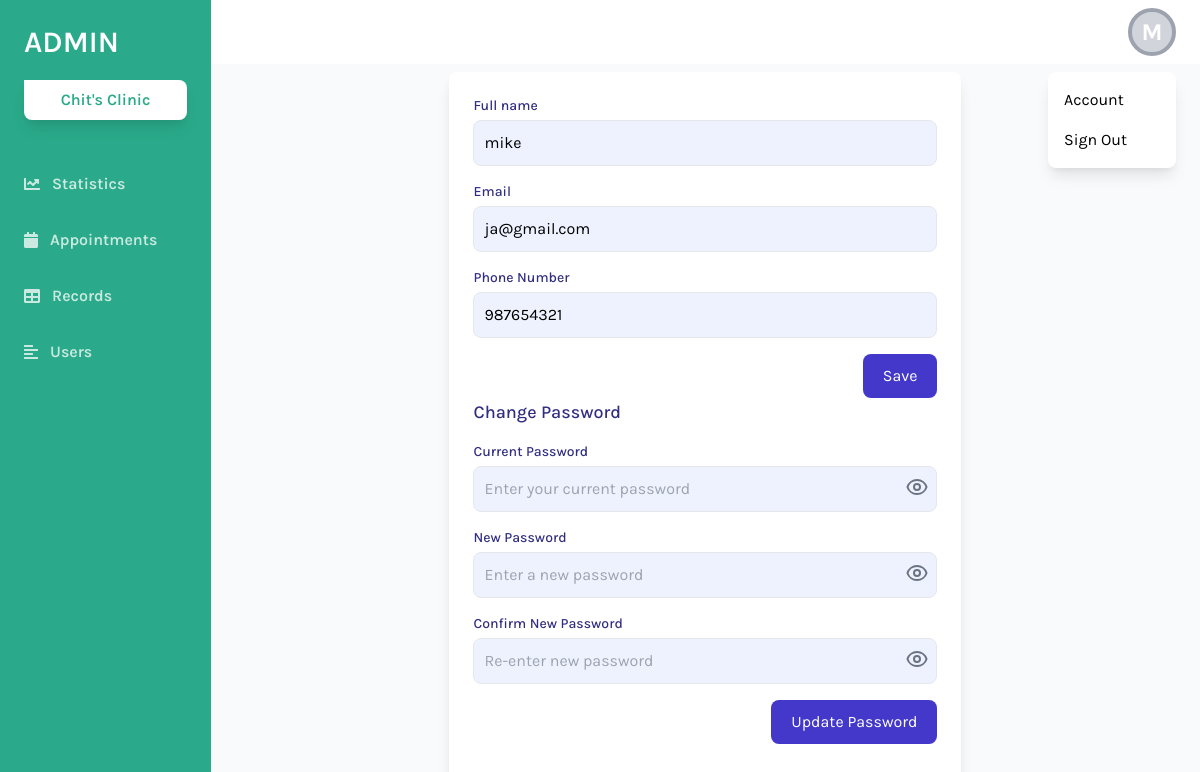
The app's page /admin/userSetting.php (signed in), older data.
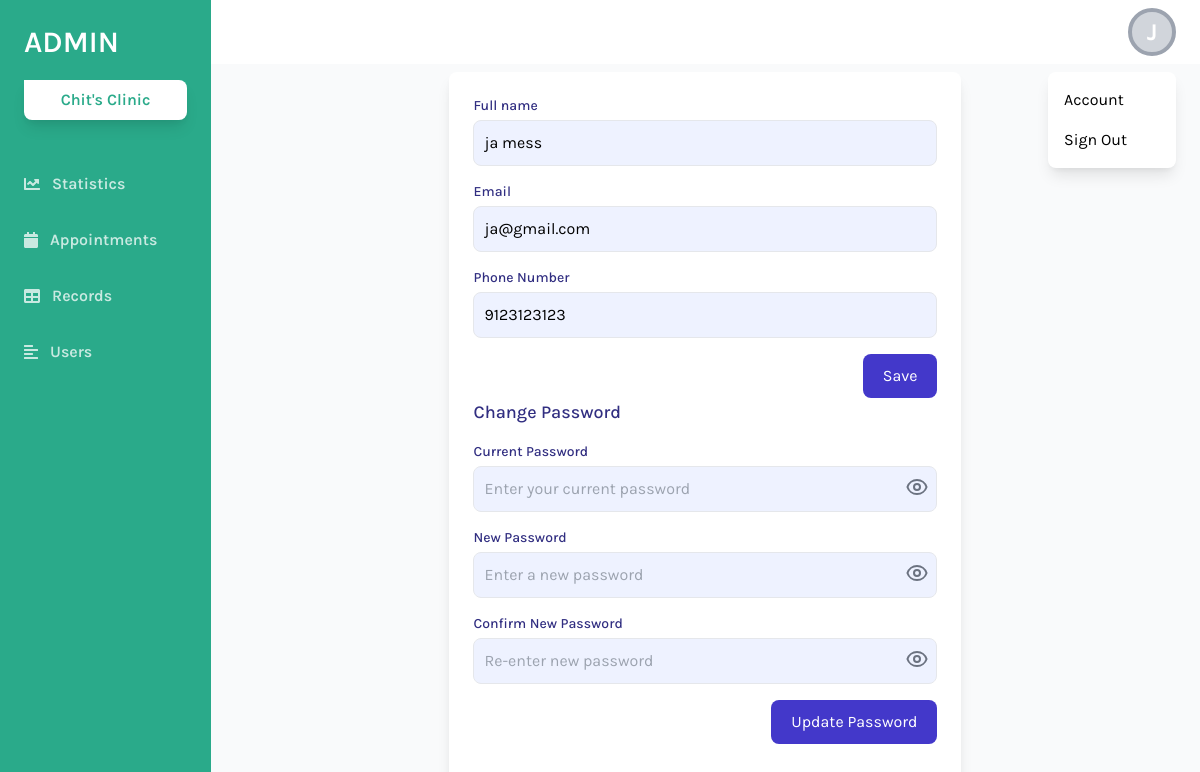
The same page, newer data.
### tables this page shows
CREATE TABLE `user` (
  `Id` int(11) NOT NULL,
  `Email` varchar(65) NOT NULL,
  `Password` varchar(100) NOT NULL,
  `FName` varchar(24) NOT NULL,
  `Address` varchar(30) NOT NULL,
  `Phone` bigint(20) NOT NULL,
  `UserType` varchar(11) NOT NULL,
  `reset_token_hash` varchar(64) DEFAULT NULL,
  `reset_token_expires_at` datetime DEFAULT NULL,
  `ConfirmationCode` int(24) DEFAULT NULL,
  `Status` varchar(60) NOT NULL
);

### admin/userSetting.php (the view, shortened to what this page needs)
<?php
include 'db.php';
$user_id = $_SESSION['user_id'];
$sql = "SELECT FName, Email, Address, Phone, Password FROM user WHERE id = ?";
$stmt = $conn->prepare($sql);
$stmt->bind_param("i", $user_id);
$stmt->execute();
$result = $stmt->get_result();
$user = $result->fetch_assoc();
?>
<!DOCTYPE html>
<html lang="en">
<head>
    <link href="https://cdnjs.cloudflare.com/ajax/libs/tailwindcss/2.2.19/tailwind.min.css" rel="stylesheet">
</head>
<body class="bg-gray-100 font-family-karla flex">
        <aside class="relative bg-sidebar h-screen w-64 hidden sm:block shadow-xl">
            <div class="p-6">
                <a href="index.php" class="text-white text-3xl font-semibold uppercase hover:text-gray-300">Admin</a>
                <button class="w-full bg-white cta-btn font-semibold py-2 mt-5 rounded-br-lg rounded-bl-lg rounded-tr-lg shadow-lg hover:shadow-xl hover:bg-gray-300 flex items-center justify-center">
                    <i ></i> Chit's Clinic
                </button>
            </div>
            <nav class="text-white text-base font-semibold pt-3">
            <a href="index.php" class="flex items-center text-white opacity-75 hover:opacity-100 py-4 pl-6 nav-item">
                    <i class="fas fa-chart-line  mr-3"></i> Statistics
                </a>
                <a href="blank.php" class="flex items-center text-white opacity-75 hover:opacity-100 py-4 pl-6 nav-item">
                <i class="fas fa-calendar mr-3"></i> Appointments
                </a>
                <a href="tables.php" class="flex items-center text-white opacity-75 hover:opacity-100 py-4 pl-6 nav-item">
                    <i class="fas fa-table mr-3"></i> Records
                </a>
                <a href="forms.php" class="flex items-center text-white opacity-75 hover:opacity-100 py-4 pl-6 nav-item">
                    <i class="fas fa-align-left mr-3"></i> Users
                </a>
            </nav>
        </aside>
        <div class="relative w-full flex flex-col h-screen overflow-y-hidden">
            <header class="w-full items-center bg-white py-2 px-6 hidden sm:flex">
                <div x-data="{ isOpen: false }" class="relative w-1/2 flex justify-end">
                <button @click="isOpen = !isOpen" class="relative z-10 w-12 h-12 rounded-full overflow-hidden border-4 border-gray-400 hover:border-gray-300 focus:border-gray-300 focus:outline-none bg-gray-300 flex items-center justify-center text-white font-bold text-xl">
    <?php
    $full_name = htmlspecialchars($user['FName']);
    $initials = "?";
    if (!empty($full_name)) {
        $first_name = strtok($full_name, ' ');
        $initials = strtoupper(substr($first_name, 0, 1));
    }
    ?>
    <span class="text-center" style="font-size: 1.5rem;"><?= $initials; ?></span>
</button>
                    <button x-show="isOpen" @click="isOpen = false" class="h-full w-full fixed inset-0 cursor-default"></button>
                    <div x-show="isOpen" class="absolute w-32 bg-white rounded-lg shadow-lg py-2 mt-16">
                        <a href="userSetting.php" class="block px-4 py-2 account-link hover:text-white">Account</a>
                        <a href="logout.php" class="block px-4 py-2 account-link hover:text-white">Sign Out</a>
                    </div>
                </div>
            </header>
            <div class="w-full h-screen flex items-center justify-center bg-gray-50">
        <div class="w-full max-w-lg p-6 bg-white shadow-lg rounded-lg">
            <form action="function/update.php" method="POST">
            <div class="mb-4">
    <label for="FName" class="block text-sm font-medium text-indigo-900">Full name</label>
    <input type="text" id="FName" name="FName"
        class="w-full p-2.5 mt-1 border rounded-lg bg-indigo-50 focus:outline-none focus:ring-2 focus:ring-indigo-400"
        value="<?php echo htmlspecialchars($user['FName']); ?>" required>
</div>
<div class="mb-4">
    <label for="Email" class="block text-sm font-medium text-indigo-900">Email</label>
    <input type="email" id="Email" name="Email"
        class="w-full p-2.5 mt-1 border rounded-lg bg-indigo-50 focus:outline-none focus:ring-2 focus:ring-indigo-400"
        value="<?php echo htmlspecialchars($user['Email']); ?>" required>
</div>
<div class="mb-4">
    <label for="Phone" class="block text-sm font-medium text-indigo-900">Phone Number</label>
    <input id="Phone" name="Phone" placeholder="09xxxxxxxxx" type="tel" required maxlength="11"
        class="w-full p-2.5 mt-1 border rounded-lg bg-indigo-50 focus:outline-none focus:ring-2 focus:ring-indigo-400"
        oninput="this.value = this.value.replace(/[^0-9]/g, '')"
        value="<?php echo htmlspecialchars($user['Phone']); ?>" required>
</div>
                <div class="flex justify-end">
                    <button type="submit"
                        class="px-5 py-2.5 text-white bg-indigo-700 hover:bg-indigo-800 rounded-lg focus:ring-4 focus:outline-none focus:ring-indigo-300">
                        Save
                    </button>
                </div>
                </form>
                <form action="function/change_password.php"id="passwordForm" method="POST">
                <div class="mb-6">
                    <h2 class="text-lg font-medium text-indigo-900 mb-4">Change Password</h2>
<div class="mb-4 relative">
    <label for="current_password" class="block text-sm font-medium text-indigo-900">Current Password</label>
    <div class="relative">
        <input
            type="password"
            id="current_password"
            name="current_password"
            class="w-full p-2.5 mt-1 border rounded-lg bg-indigo-50 focus:ring-2 focus:ring-indigo-400 pr-12"
            placeholder="Enter your current password" required
        />
        <button
            type="button"
            id="toggle-current"
            class="absolute inset-y-0 right-0 flex items-center justify-center w-10 h-full text-gray-500"
        >
        </button>
    </div>
</div>
<div class="mb-4 relative">
    <label for="new_password" class="block text-sm font-medium text-indigo-900">New Password</label>
    <div class="relative">
        <input
            type="password"
            id="new_password"
            name="new_password"
            class="w-full p-2.5 mt-1 border rounded-lg bg-indigo-50 focus:ring-2 focus:ring-indigo-400 pr-12"
            placeholder="Enter a new password" required
        />
        <button
            type="button"
            id="toggle-new"
            class="absolute inset-y-0 right-0 flex items-center justify-center w-10 h-full text-gray-500"
        >
        </button>
    </div>
</div>
<div class="mb-4 relative">
    <label for="confirm_password" class="block text-sm font-medium text-indigo-900">Confirm New Password</label>
    <div class="relative">
        <input
            type="password"
            id="confirm_password"
            name="confirm_password"
            class="w-full p-2.5 mt-1 border rounded-lg bg-indigo-50 focus:ring-2 focus:ring-indigo-400 pr-12"
            placeholder="Re-enter new password" required
        />
        <button
            type="button"
            id="toggle-confirm"
            class="absolute inset-y-0 right-0 flex items-center justify-center w-10 h-full text-gray-500"
        >
        </button>
    </div>
</div>
                    <div class="flex justify-end">
                        <button type="submit"
                            class="px-5 py-2.5 text-white bg-indigo-700 hover:bg-indigo-800 rounded-lg focus:ring-4 focus:ring-indigo-300">
                            Update Password
                        </button>
                    </div>
                </div>
                </form>
        </div>
    </div>
            </div>
</body>
</html>

### admin/userSetting.php (style rules this page uses)
.font-family-karla { font-family: karla; }
.bg-sidebar { background: #2AAA8A; }
.cta-btn { color: #2AAA8A; }

Row changes from the older to the newer data that the page shows:
changed user "ja@gmail.com": FName "M" → "J"; FName "mike" → "ja mess"; Phone "987654321" → "9123123123"
